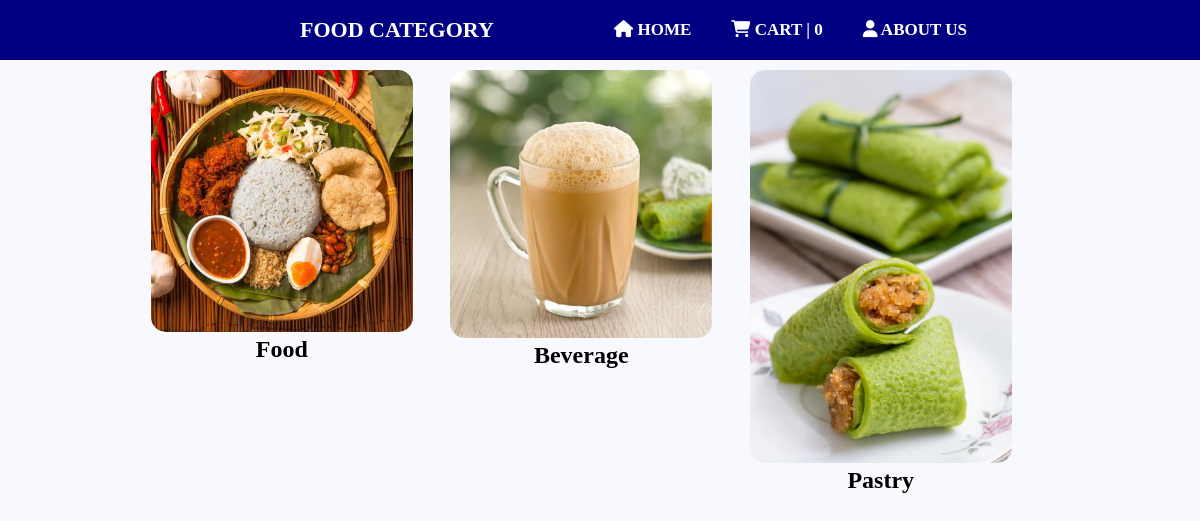
/categories.php, run on the app's committed database.
### tables this page shows
CREATE TABLE `category` (
  `id` int(11) UNSIGNED NOT NULL,
  `title` varchar(50) NOT NULL,
  `imgName` varchar(50) NOT NULL
);

### categories.php (the view, shortened to what this page needs)
<?php
include('partial-front/menu.php');
?>
		<section class="nav_bar">
			<div class="container">
				<label class="logo">FOOD CATEGORY</label>
				<ul>
					<li><a href="index.php"><i class='fa fa-home' style='color: white'></i> HOME</a></li>
					<?php
						$select_rows = mysqli_query($conn, "SELECT * FROM `cart`") or die('query failed');
						$row_count = mysqli_num_rows($select_rows);
					?>
					<li><a href="checkout.php" class="cart"><i class='fa fa-shopping-cart' style='color: white'></i>
						CART | <span><?php echo $row_count; ?></span></a></li>
					<li><a href="aboutus.php"><i class='fa fa-user' style='color: white'></i> ABOUT US</a></li>
				</ul>
		</section>
		<section class="categories">
			<div class="container_cat">
			<?php
				$sql="SELECT * FROM category";
				$res=mysqli_query($conn,$sql);
				$count=mysqli_num_rows($res);
				if($count>0)
				{
					while($row=mysqli_fetch_assoc($res))
					{
						$id = $row['id'];
						$title=$row['title'];
						$image_name=$row['imgName'];
						?>
							<a href="menu.php?id=<?php echo $id;?>">
							<div class="box container_cat2">
								<?php
									if($image_name=="")
									{
										echo "Image not available";
									}
									else
									{
										?>
											<img src="<?php echo HOMEURL;?>img/category/<?php echo $image_name;?>" alt="Food" class="img">
										<?php
									}
								?>
								<h3 class="text_cat"><?php echo $title; ?></h3>
							</div>
							</a>
						<?php
					}
				}
			?>
			</div>
		</section>
	</body>
	</html>

### css/styles.css (style rules this page uses)
* { padding: 0; margin: 0; text-decoration: none; list-style: none; box-sizing: border-box; }
body { background-color: #F8F8FF; }
.container { width: 80%; margin: 0 auto; padding: 1%; }
.nav_bar { height: 60px; width: 100%; position: fixed; z-index: 1; background-color: #000080; border-radius: 0px; padding: 0px 100px; display: flex; justify-content: space-between; align-items: center; box-sizing: border-box; }
label.logo { color: white; font-size: 22px; line-height: 80px; padding: 0 90px; font-weight: bold; font-family: serif; }
ul { list-style-type: none; float: right; margin-right: 5px; }
ul li { display: inline-block; font-weight: bold; line-height: 80px; margin:0 5px; }
ul li a { color: white; font-size: 17px; padding: 7px 13px; border-radius: 3px; }
a { color: white; text-decoration: none; }
.categories { padding: 4% 0; }
.box { width: 28%; float: left; margin: 2%; }
.container_cat { width: 80%; margin: 0 auto; padding: 1%; }
.container_cat2 { position: relative; margin-top: 10px; }
.img { width: 100%; border-radius: 15px; }
.text_cat { left: 40%; color: black; text-align: center; }
h3 { font-size: 1.5rem; }

### data on the page
category: imgName (picture), title "Food"
category: imgName (picture), title "Beverage"
category: imgName (picture), title "Pastry"

### other printed values
$row_count "0"
